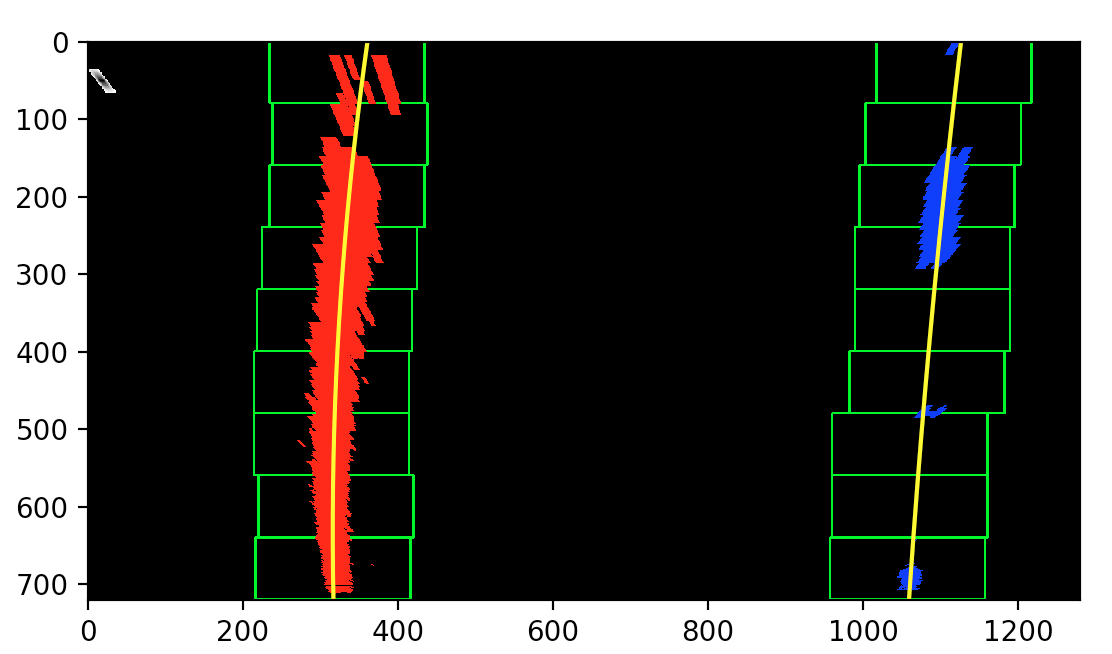
#> input picture examples/color_fit_lines.jpg, 1112 x 654 px; its folder holds only this picture in this run
$ python -i calibrate.py   (imports and definitions only)   (older library calls are emulated)
#> lines starting #> are read from the running program, lines starting #| are printed output that depends on the picture
import numpy as np
import cv2
import matplotlib.pyplot as plt
import matplotlib.image as mpimg
import glob
import pickle
from moviepy.editor import VideoFileClip

# Choose a Sobel kernel size
ksize = 3  # Choose a larger odd number to smooth gradient measurements


def display_img(img):
    plt.imshow(img, cmap='gray')
    plt.show()


# [118 lines left out: functions view_histogram, find_corners, find_corners_and_caliberate_camera, warper, not called in this run]


def abs_sobel_thresh(img, orient='x', sobel_kernel=3, thresh=(0, 255)):
    # Convert to grayscale
#> called with orient = 'x', sobel_kernel = 3, thresh = (0, 255)
    gray = cv2.cvtColor(img, cv2.COLOR_RGB2GRAY)
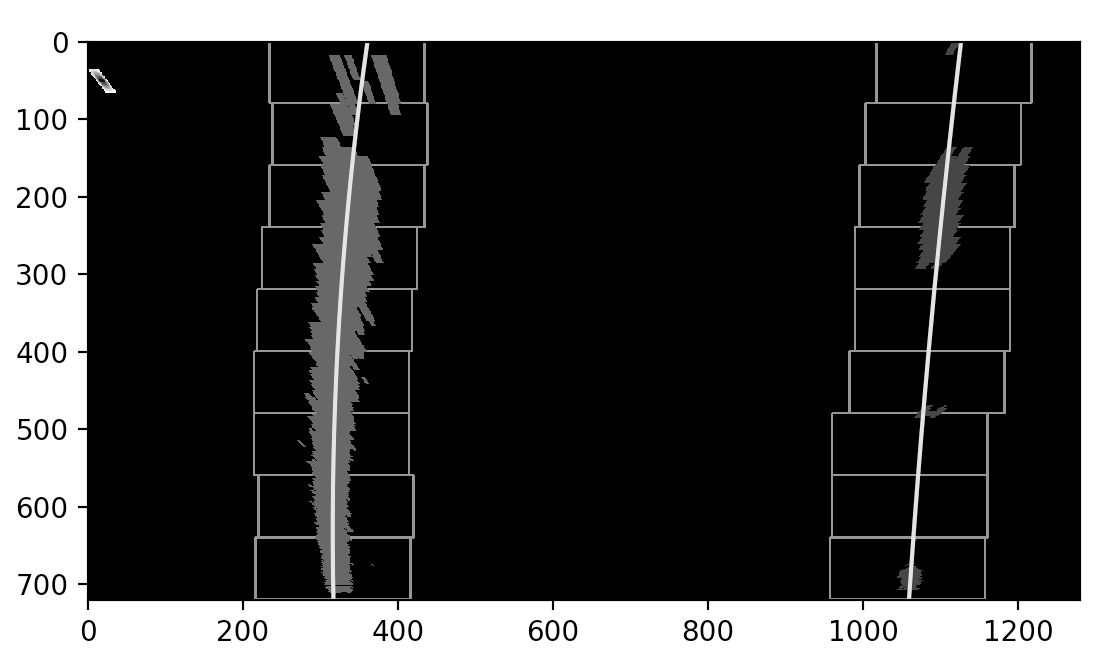
#> gray: shape (654, 1112); min 0, max 255, mean 64.9
    # Apply x or y gradient with the OpenCV Sobel() function
    # and take the absolute value
    if orient == 'x':
        abs_sobel = np.absolute(cv2.Sobel(gray, cv2.CV_64F, 1, 0))
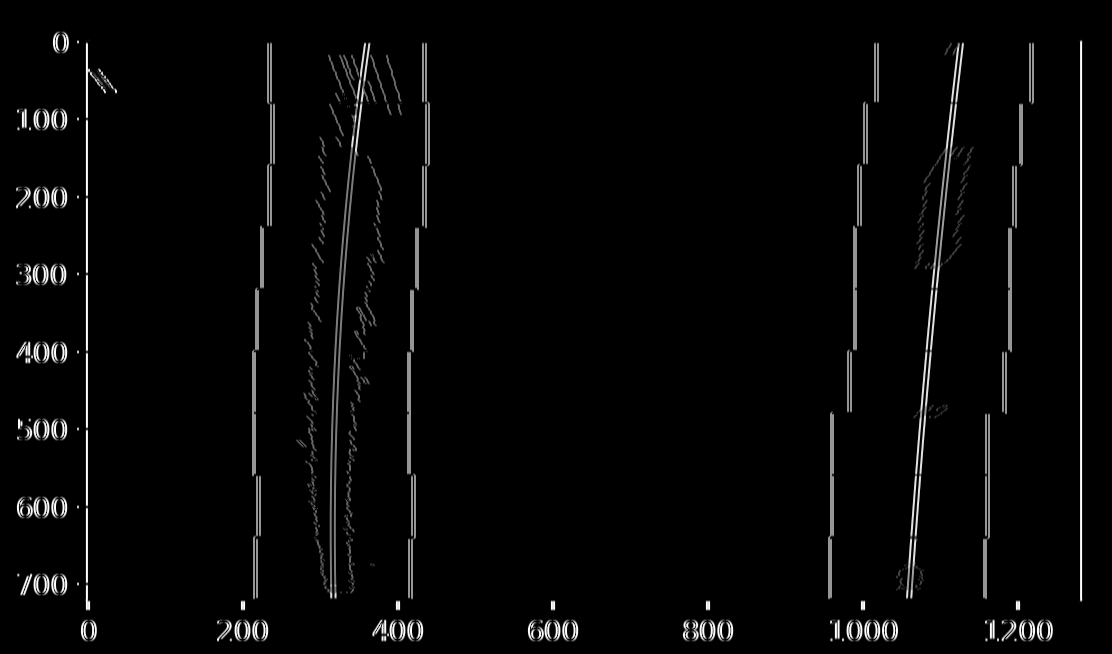
#> abs_sobel: shape (654, 1112) float64; min 0, max 1020, mean 24.6; drawn with min black and max white
    if orient == 'y':
        abs_sobel = np.absolute(cv2.Sobel(gray, cv2.CV_64F, 0, 1))
    # Rescale back to 8 bit integer
    scaled_sobel = np.uint8(255 * abs_sobel / np.max(abs_sobel))
    # Create a copy and apply the threshold
    binary_grad_output = np.zeros_like(scaled_sobel)
    # Here I'm using inclusive (>=, <=) thresholds, but exclusive is ok too
    # blackouts gradient in range. Note - 0 is pure white and 255 is pure black
    # Hence thresh=(0, 255) will blackout entire image
    binary_grad_output[(scaled_sobel >= thresh[0]) & (scaled_sobel <= thresh[1])] = 1

    # Return the result
    return binary_grad_output


# Define a function that applies Sobel x and y,
# then computes the magnitude of the gradient
# and applies a threshold
# [547 lines left out: functions mag_thresh, dir_threshold, hls_select, pipeline, visualize_images, visualize_images_3 and 9 more, not called in this run]

# mtx, dist = find_corners_and_caliberate_camera()
# image = mpimg.imread('test_images/straight_lines1.jpg')
# process_test_image(image, mtx, dist)

>>> import cv2
>>> picture = cv2.cvtColor(cv2.imread('examples/color_fit_lines.jpg'), cv2.COLOR_BGR2RGB)
>>> result = abs_sobel_thresh(picture)
#> result: shape (654, 1112); every value is 1
